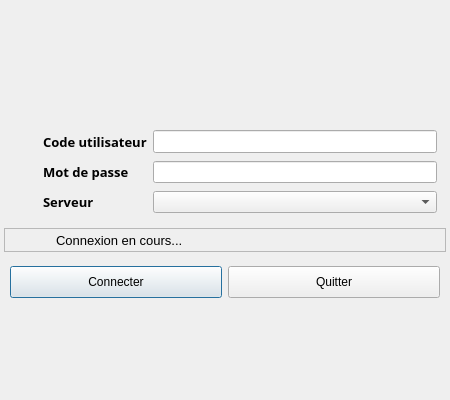
<?xml version="1.0" encoding="UTF-8"?>
<ui version="4.0">
 <class>LoginDialog</class>
 <widget class="QDialog" name="LoginDialog">
  <property name="windowModality">
   <enum>Qt::ApplicationModal</enum>
  </property>
  <property name="geometry">
   <rect>
    <x>0</x>
    <y>0</y>
    <width>450</width>
    <height>400</height>
   </rect>
  </property>
  <property name="sizePolicy">
   <sizepolicy hsizetype="Fixed" vsizetype="Fixed">
    <horstretch>0</horstretch>
    <verstretch>0</verstretch>
   </sizepolicy>
  </property>
  <property name="minimumSize">
   <size>
    <width>450</width>
    <height>400</height>
   </size>
  </property>
  <property name="maximumSize">
   <size>
    <width>450</width>
    <height>450</height>
   </size>
  </property>
  <property name="windowTitle">
   <string>OpenTeraPlus - Login</string>
  </property>
  <property name="windowIcon">
   <iconset resource="../../resources/TeraClient.qrc">
    <normaloff>:/icons/OpenTeraPlus.ico</normaloff>:/icons/OpenTeraPlus.ico</iconset>
  </property>
  <property name="styleSheet">
   <string notr="true">/*
QDialog {background: qlineargradient(x1: 0, y1: 0, x2: 0, y2: 1,stop: 0 rgb(64,64,64), stop: 1.0 rgb(40,40,40)); spacing: 3px;} 

QLabel#lblMessage{color:gold;}

QLabel {border-radius:5px;border-width:2px;background-color: rgba(0,0,0,0); color:white;font: bold large 10px Arial;}

QCheckBox {border-radius:5px;border-width:2px;background-color: rgba(0,0,0,0); color:white;font: bold large 10px Arial;}

QLineEdit {border-radius:3px; min-height: 20px;background-color:rgba(220,220,220,90%);}
QComboBox {border-radius:3px; color:black; min-height: 20px; background-color:rgba(220,220,220,90%);}
QPushButton:hover,QToolButton:hover{color:black;background-color: qlineargradient(x1:0, y1:0, x2:1, y2:1, stop:0 grey, stop: 0.2  rgb(200,200, 200), stop:1 grey);border: 2px solid rgb(186, 186, 186);border-radius: 5px;}
QPushButton,QToolButton{color:white; background-color: qlineargradient(x1:0, y1:0, x2:1, y2:1, stop:0 black, stop: 0.2  rgb(200,200, 200), stop:1 black);border: 2px solid rgb(96, 96, 96);border-radius: 5px;}
QPushButton:!enabled,QToolButton:!enabled{color: rgb(168, 168, 168); background-color: rgba(200,200,200,10%);border: 0px transparent}
QPushButton:checked,QToolButton:checked{color:black;border: 3px solid green;background-color:darkgreen;}
QPushButton[checkable=true]:!checked,QToolButton[checkable=true]:!checked{color:red;background-color:rgba(180,0,0,50%);border: 2px solid rgb(180,0,0);}


QLineEdit:disabled,QComboBox:disabled,QPushButton:disabled{background-color:rgba(220,220,220,10%);color: white;}
QGroupBox#grpLogos{background-color:rgba(200,200,200,200);}
*/</string>
  </property>
  <layout class="QVBoxLayout" name="verticalLayout">
   <property name="spacing">
    <number>5</number>
   </property>
   <property name="leftMargin">
    <number>4</number>
   </property>
   <property name="topMargin">
    <number>4</number>
   </property>
   <property name="rightMargin">
    <number>4</number>
   </property>
   <property name="bottomMargin">
    <number>10</number>
   </property>
   <item alignment="Qt::AlignHCenter">
    <widget class="QLabel" name="lblLogo">
     <property name="sizePolicy">
      <sizepolicy hsizetype="Expanding" vsizetype="Fixed">
       <horstretch>0</horstretch>
       <verstretch>0</verstretch>
      </sizepolicy>
     </property>
     <property name="minimumSize">
      <size>
       <width>300</width>
       <height>175</height>
      </size>
     </property>
     <property name="maximumSize">
      <size>
       <width>300</width>
       <height>175</height>
      </size>
     </property>
     <property name="text">
      <string/>
     </property>
     <property name="pixmap">
      <pixmap resource="../../resources/TeraClient.qrc">:/logos/LogoOpenTeraPlus.png</pixmap>
     </property>
     <property name="scaledContents">
      <bool>true</bool>
     </property>
     <property name="alignment">
      <set>Qt::AlignLeading|Qt::AlignLeft|Qt::AlignTop</set>
     </property>
    </widget>
   </item>
   <item>
    <widget class="QFrame" name="frameLogin">
     <property name="sizePolicy">
      <sizepolicy hsizetype="MinimumExpanding" vsizetype="Maximum">
       <horstretch>0</horstretch>
       <verstretch>0</verstretch>
      </sizepolicy>
     </property>
     <layout class="QGridLayout" name="gridLayout_2">
      <property name="verticalSpacing">
       <number>6</number>
      </property>
      <item row="0" column="2">
       <widget class="QLineEdit" name="txtUsername">
        <property name="enabled">
         <bool>true</bool>
        </property>
        <property name="font">
         <font>
          <pointsize>10</pointsize>
         </font>
        </property>
       </widget>
      </item>
      <item row="2" column="2">
       <widget class="QComboBox" name="cmbServers">
        <property name="sizePolicy">
         <sizepolicy hsizetype="MinimumExpanding" vsizetype="Fixed">
          <horstretch>0</horstretch>
          <verstretch>0</verstretch>
         </sizepolicy>
        </property>
       </widget>
      </item>
      <item row="1" column="1">
       <widget class="QLabel" name="lblPassword">
        <property name="font">
         <font>
          <family>10px Arial</family>
          <pointsize>10</pointsize>
          <italic>false</italic>
          <bold>true</bold>
         </font>
        </property>
        <property name="text">
         <string>Mot de passe</string>
        </property>
       </widget>
      </item>
      <item row="1" column="2">
       <widget class="QLineEdit" name="txtPassword">
        <property name="font">
         <font>
          <pointsize>9</pointsize>
         </font>
        </property>
        <property name="echoMode">
         <enum>QLineEdit::Password</enum>
        </property>
       </widget>
      </item>
      <item row="2" column="1">
       <widget class="QLabel" name="lblServer">
        <property name="font">
         <font>
          <family>10px Arial</family>
          <pointsize>10</pointsize>
          <italic>false</italic>
          <bold>true</bold>
         </font>
        </property>
        <property name="text">
         <string>Serveur</string>
        </property>
       </widget>
      </item>
      <item row="0" column="1">
       <widget class="QLabel" name="lblUsername">
        <property name="font">
         <font>
          <family>10px Arial</family>
          <pointsize>10</pointsize>
          <italic>false</italic>
          <bold>true</bold>
         </font>
        </property>
        <property name="text">
         <string>Code utilisateur</string>
        </property>
       </widget>
      </item>
      <item row="0" column="0">
       <widget class="QLabel" name="icoUser">
        <property name="sizePolicy">
         <sizepolicy hsizetype="Fixed" vsizetype="Fixed">
          <horstretch>0</horstretch>
          <verstretch>0</verstretch>
         </sizepolicy>
        </property>
        <property name="minimumSize">
         <size>
          <width>24</width>
          <height>24</height>
         </size>
        </property>
        <property name="maximumSize">
         <size>
          <width>24</width>
          <height>24</height>
         </size>
        </property>
        <property name="text">
         <string/>
        </property>
        <property name="pixmap">
         <pixmap resource="../../resources/TeraClient.qrc">:/icons/software_user.png</pixmap>
        </property>
        <property name="scaledContents">
         <bool>true</bool>
        </property>
       </widget>
      </item>
      <item row="1" column="0">
       <widget class="QLabel" name="icoPassword">
        <property name="sizePolicy">
         <sizepolicy hsizetype="Fixed" vsizetype="Fixed">
          <horstretch>0</horstretch>
          <verstretch>0</verstretch>
         </sizepolicy>
        </property>
        <property name="minimumSize">
         <size>
          <width>24</width>
          <height>24</height>
         </size>
        </property>
        <property name="maximumSize">
         <size>
          <width>24</width>
          <height>24</height>
         </size>
        </property>
        <property name="text">
         <string/>
        </property>
        <property name="pixmap">
         <pixmap resource="../../resources/TeraClient.qrc">:/icons/password.png</pixmap>
        </property>
        <property name="scaledContents">
         <bool>true</bool>
        </property>
       </widget>
      </item>
      <item row="2" column="0">
       <widget class="QLabel" name="icoServer">
        <property name="sizePolicy">
         <sizepolicy hsizetype="Fixed" vsizetype="Fixed">
          <horstretch>0</horstretch>
          <verstretch>0</verstretch>
         </sizepolicy>
        </property>
        <property name="minimumSize">
         <size>
          <width>24</width>
          <height>24</height>
         </size>
        </property>
        <property name="maximumSize">
         <size>
          <width>24</width>
          <height>24</height>
         </size>
        </property>
        <property name="text">
         <string/>
        </property>
        <property name="pixmap">
         <pixmap resource="../../resources/TeraClient.qrc">:/icons/server.png</pixmap>
        </property>
        <property name="scaledContents">
         <bool>true</bool>
        </property>
       </widget>
      </item>
     </layout>
    </widget>
   </item>
   <item>
    <widget class="QFrame" name="frameMessage">
     <property name="sizePolicy">
      <sizepolicy hsizetype="MinimumExpanding" vsizetype="Maximum">
       <horstretch>0</horstretch>
       <verstretch>0</verstretch>
      </sizepolicy>
     </property>
     <property name="minimumSize">
      <size>
       <width>0</width>
       <height>20</height>
      </size>
     </property>
     <property name="frameShape">
      <enum>QFrame::StyledPanel</enum>
     </property>
     <property name="frameShadow">
      <enum>QFrame::Raised</enum>
     </property>
     <layout class="QHBoxLayout" name="horizontalLayout">
      <property name="leftMargin">
       <number>1</number>
      </property>
      <property name="topMargin">
       <number>1</number>
      </property>
      <property name="rightMargin">
       <number>1</number>
      </property>
      <property name="bottomMargin">
       <number>1</number>
      </property>
      <item>
       <widget class="QLabel" name="lblWarningIcon">
        <property name="minimumSize">
         <size>
          <width>20</width>
          <height>20</height>
         </size>
        </property>
        <property name="maximumSize">
         <size>
          <width>20</width>
          <height>20</height>
         </size>
        </property>
        <property name="text">
         <string/>
        </property>
        <property name="pixmap">
         <pixmap resource="../../resources/TeraClient.qrc">:/status/warning.png</pixmap>
        </property>
        <property name="scaledContents">
         <bool>true</bool>
        </property>
       </widget>
      </item>
      <item alignment="Qt::AlignHCenter">
       <widget class="QLabel" name="lblLoadingIcon">
        <property name="minimumSize">
         <size>
          <width>18</width>
          <height>18</height>
         </size>
        </property>
        <property name="maximumSize">
         <size>
          <width>18</width>
          <height>18</height>
         </size>
        </property>
        <property name="text">
         <string/>
        </property>
        <property name="pixmap">
         <pixmap resource="../../resources/TeraClient.qrc">:/status/loading.gif</pixmap>
        </property>
        <property name="scaledContents">
         <bool>true</bool>
        </property>
       </widget>
      </item>
      <item>
       <widget class="QLabel" name="lblMessage">
        <property name="sizePolicy">
         <sizepolicy hsizetype="MinimumExpanding" vsizetype="Preferred">
          <horstretch>0</horstretch>
          <verstretch>0</verstretch>
         </sizepolicy>
        </property>
        <property name="font">
         <font>
          <pointsize>10</pointsize>
         </font>
        </property>
        <property name="text">
         <string>Connexion en cours...</string>
        </property>
        <property name="textFormat">
         <enum>Qt::AutoText</enum>
        </property>
        <property name="wordWrap">
         <bool>true</bool>
        </property>
       </widget>
      </item>
     </layout>
    </widget>
   </item>
   <item>
    <widget class="QFrame" name="frameButtons">
     <property name="sizePolicy">
      <sizepolicy hsizetype="Preferred" vsizetype="Maximum">
       <horstretch>0</horstretch>
       <verstretch>0</verstretch>
      </sizepolicy>
     </property>
     <layout class="QHBoxLayout" name="horizontalLayout_2">
      <property name="leftMargin">
       <number>6</number>
      </property>
      <property name="rightMargin">
       <number>6</number>
      </property>
      <item>
       <widget class="QPushButton" name="btnConnect">
        <property name="minimumSize">
         <size>
          <width>0</width>
          <height>32</height>
         </size>
        </property>
        <property name="cursor">
         <cursorShape>PointingHandCursor</cursorShape>
        </property>
        <property name="text">
         <string>Connecter</string>
        </property>
        <property name="icon">
         <iconset resource="../../resources/TeraClient.qrc">
          <normaloff>:/controls/branch_closed.png</normaloff>:/controls/branch_closed.png</iconset>
        </property>
        <property name="iconSize">
         <size>
          <width>20</width>
          <height>20</height>
         </size>
        </property>
       </widget>
      </item>
      <item>
       <widget class="QPushButton" name="btnQuit">
        <property name="minimumSize">
         <size>
          <width>0</width>
          <height>32</height>
         </size>
        </property>
        <property name="cursor">
         <cursorShape>PointingHandCursor</cursorShape>
        </property>
        <property name="text">
         <string>Quitter</string>
        </property>
        <property name="icon">
         <iconset resource="../../resources/TeraClient.qrc">
          <normaloff>:/icons/delete_old.png</normaloff>:/icons/delete_old.png</iconset>
        </property>
        <property name="iconSize">
         <size>
          <width>20</width>
          <height>20</height>
         </size>
        </property>
       </widget>
      </item>
     </layout>
    </widget>
   </item>
   <item>
    <widget class="QFrame" name="frameLogos">
     <property name="sizePolicy">
      <sizepolicy hsizetype="Preferred" vsizetype="Maximum">
       <horstretch>0</horstretch>
       <verstretch>0</verstretch>
      </sizepolicy>
     </property>
     <layout class="QVBoxLayout" name="verticalLayout_2">
      <property name="spacing">
       <number>6</number>
      </property>
      <item>
       <layout class="QGridLayout" name="gridLayout">
        <item row="0" column="1">
         <widget class="QLabel" name="lblCDRV">
          <property name="minimumSize">
           <size>
            <width>115</width>
            <height>40</height>
           </size>
          </property>
          <property name="maximumSize">
           <size>
            <width>115</width>
            <height>40</height>
           </size>
          </property>
          <property name="text">
           <string/>
          </property>
          <property name="pixmap">
           <pixmap resource="../../resources/TeraClient.qrc">:/logos/logo_CDRV.png</pixmap>
          </property>
          <property name="scaledContents">
           <bool>true</bool>
          </property>
         </widget>
        </item>
        <item row="0" column="0">
         <widget class="QLabel" name="lblESTRAD">
          <property name="minimumSize">
           <size>
            <width>120</width>
            <height>60</height>
           </size>
          </property>
          <property name="maximumSize">
           <size>
            <width>120</width>
            <height>60</height>
           </size>
          </property>
          <property name="text">
           <string/>
          </property>
          <property name="pixmap">
           <pixmap resource="../../resources/TeraClient.qrc">:/logos/Estrad.png</pixmap>
          </property>
          <property name="scaledContents">
           <bool>true</bool>
          </property>
          <property name="openExternalLinks">
           <bool>false</bool>
          </property>
         </widget>
        </item>
        <item row="0" column="2">
         <widget class="QLabel" name="lblINTROLAB">
          <property name="minimumSize">
           <size>
            <width>150</width>
            <height>40</height>
           </size>
          </property>
          <property name="maximumSize">
           <size>
            <width>150</width>
            <height>40</height>
           </size>
          </property>
          <property name="text">
           <string/>
          </property>
          <property name="pixmap">
           <pixmap resource="../../resources/TeraClient.qrc">:/logos/IntRoLab.png</pixmap>
          </property>
          <property name="scaledContents">
           <bool>true</bool>
          </property>
         </widget>
        </item>
       </layout>
      </item>
     </layout>
    </widget>
   </item>
  </layout>
 </widget>
 <tabstops>
  <tabstop>txtUsername</tabstop>
  <tabstop>txtPassword</tabstop>
  <tabstop>cmbServers</tabstop>
  <tabstop>btnConnect</tabstop>
  <tabstop>btnQuit</tabstop>
 </tabstops>
 <resources>
  <include location="../../resources/TeraClient.qrc"/>
 </resources>
 <connections/>
</ui>
